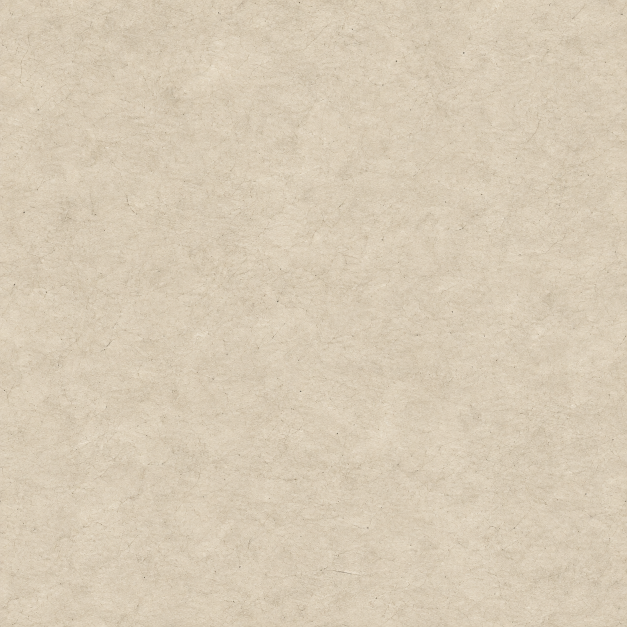
#> input picture tools/map/art/parchment.png, 1254 x 1254 px (shown at 1/2 size)
$ python -i shot.py   (imports and definitions only)
#> lines starting #> are read from the running program, lines starting #| are printed output that depends on the picture
#> further down, picture is the input picture: PIL image 1254x1254 RGBA; mean R, G, B, A 215.5, 202.5, 181.1, 255
### engine/tools/mp/shotcheck.py
"""Smoke screenshots: dependency check, black-frame detection and the per-instance visual verdict.

No PIL import at module level: `require_pil()` is the one place that turns a missing Pillow into a
clear error (it used to be an ImportError inside the shot.py subprocess, whose output nobody read:
a smoke ran to the end with no screenshots at all).

A frame is BLACK when its 64x36 luminance thumbnail is near-uniform and dark (max luma below
BLACK_MAX, std-dev below BLACK_STD) - an all-zero capture, but also a flat dark fill. A loading
screen has its text / spinner / tip and stays above that; so does a night scene or a dark
interior (max luma of the lamps, the sky, the HUD).
"""
import json
import re
import sys
from pathlib import Path

BLACK_MAX = 12      # brightest thumbnail pixel (0-255) of a black frame
BLACK_STD = 3.0     # luminance std-dev of a black frame
MIN_SHOTS = 3       # fewer shots after the first picture: not enough to judge a trailing black
BLACK_SHARE = 0.5   # an instance fails when this share (or more) of its shots, from its first picture on, is black

SHOT_NAME = re.compile(r"_inst(\d+)\.png$")


class ShotDependencyError(RuntimeError):
    pass


def require_pil(import_module=None):
    """Returns the PIL.Image module, or raises ShotDependencyError with what to install."""
    try:
        if import_module is not None:
            return import_module("PIL.Image")
        from PIL import Image  # noqa: WPS433
        return Image
    except ImportError as e:
        raise ShotDependencyError(
            "Pillow (PIL) is missing, so the smoke cannot take or check screenshots (%s). Install it "
            "with `%s -m pip install pillow`, or pass --no-shots to run without the visual check."
            % (e, sys.executable)) from e


# [6 lines left out: function frame_stats, not called in this run]


def is_black_stats(mx, mean, std):
    return mx < BLACK_MAX and std < BLACK_STD


def is_black(img):
    return is_black_stats(*frame_stats(img))


# [59 lines left out: functions judge, shot_order, check_dir, rendered_instances, visual_rows, not called in this run]

### engine/tools/mp/shot.py
#!/usr/bin/env python3
"""Screenshots of the test instances' game windows.

How a shot is taken (0.8.0): the GAME writes its own presented frame on request (BB_SHOT_TRIGGER /
BB_SHOT_DIR, set by instances.py): this tool creates inst<i>/shot.trigger, the renderer's next
presents copy the swapchain image into inst<i>/shotdump/f<N>_shot_<w>x<h>_bgra.raw. That is the
image the game sent to the display, so a covered, background or locked-desktop window cannot make
it black (PrintWindow / BitBlt read DWM's redirection surface, which a flip-model Vulkan swapchain
does not fill while the window is occluded or the session locked). Fallback when the game does not
answer within 2 s (an old build, a game still booting, HDR output, a minimised window that does
not present): PrintWindow with PW_RENDERFULLCONTENT. Every shot is checked for a black frame
(tools/mp/shotcheck.py); black ones are named in the log ("BLACK") and in <out>/capture.log.

  python tools/mp/shot.py --root DIR --out DIR [--tag NAME]
      one PNG per bbport.exe window whose process runs from DIR\\inst*\\out
  python tools/mp/shot.py --root DIR --out DIR --watch "regex=tag[@delay[,delay...]]" ...
      tails DIR\\inst*\\run.log and shoots every window when a line matches regex
      (after each delay in s; default 0), until --seconds pass.
  python tools/mp/shot.py --root DIR --out DIR --burst "START => END" ...
      a ride burst (liftfix): when a line matches START (in any instance's log), every window every
      second (ride<N>_<t>s_inst<i>.png, N counting the rides from 1, t the seconds since START) until
      2 s after every log that matched START has matched END (at most 90 s; a far game's copy ends at
      once); another START meanwhile is the same ride.
  python tools/mp/shot.py --root DIR --out DIR --grey [--watch ...]
      also every 2 s: a window whose 3D view (the centre, without the HUD corners) is nearly
      uniform for over 3 s while its log says the world is up (no loading screen) is a grey
      screen: "GREY SCREEN instN" on stdout and in DIR/grey.log, with a PNG in --out.
"""
import argparse, ctypes, ctypes.wintypes as wt, os, re, sys, time
from pathlib import Path

sys.path.insert(0, str(Path(__file__).resolve().parent))
import shotcheck  # noqa: E402

try:
    Image = shotcheck.require_pil()
except shotcheck.ShotDependencyError as e:
    # Loud, and with a non-zero exit the harness can see (it used to die inside the subprocess).
    print("shot.py: ERROR: " + str(e), file=sys.stderr, flush=True)
    sys.exit(3)

# [1 line that did not run here, left out]
# [1 line that did not run here, left out]
# [1 line that did not run here, left out]
# [1 line that did not run here, left out]

# Per-monitor DPI aware: otherwise GetClientRect reports the scaled (logical) size of the game's
# window while PrintWindow draws physical pixels, so on a 150 % / 200 % display only the top-left
# part of the frame was saved (the bottom-centre item-get box and the top-right Insight / echoes
# counter were never in the shots).
# [7 lines not run here, left out]


# [161 lines left out: functions proc_path, windows, grab, read_raw, ask_game, capture and 2 more, not called in this run]


def view_stddev(img):
    """Luminance std-dev of the 3D view: the centre (x 20-80 %, y 15-70 %), clear of the HUD's
    corners (HP / stamina / quick items, Insight, the party panel)."""
    w, h = img.size
#> w = 1254; h = 1254
    box = img.crop((int(w * 0.2), int(h * 0.15), int(w * 0.8), int(h * 0.7))).convert("L").resize((96, 48))
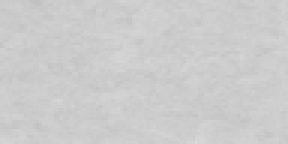
#> box: PIL image 96x48 L (shown 3 times larger); min 193, max 216, mean 204
    px = list(box.getdata())
#> px = 4608 values, max 216 at index 4577, min 193 at index 11, mean 204
    m = sum(px) / len(px)
#> m = 204
    return (sum((v - m) ** 2 for v in px) / len(px)) ** 0.5


class GreyCheck:
    """Per instance: the loading state from its run.log and how long the view has been uniform."""

    def __init__(self, root, out):
        self.root, self.out = Path(root), Path(out)
        self.loading, self.since, self.flagged, self.next = {}, {}, set(), 0.0

    # [138 lines left out: functions note_log, tick, main, not called in this run]


# [2 lines not run here, left out]

>>> from PIL import Image
>>> picture = Image.open('../../../tools/map/art/parchment.png')
>>> result = view_stddev(picture)
#> result = 2.75
